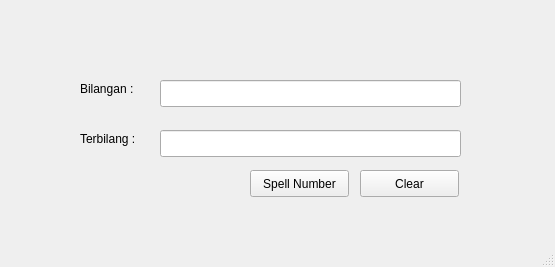
<?xml version="1.0" encoding="UTF-8"?>
<ui version="4.0">
 <class>MainWindow</class>
 <widget class="QMainWindow" name="MainWindow">
  <property name="geometry">
   <rect>
    <x>0</x>
    <y>0</y>
    <width>555</width>
    <height>267</height>
   </rect>
  </property>
  <property name="windowTitle">
   <string>Number to Words</string>
  </property>
  <widget class="QWidget" name="centralwidget">
   <widget class="QLabel" name="label">
    <property name="geometry">
     <rect>
      <x>80</x>
      <y>80</y>
      <width>67</width>
      <height>17</height>
     </rect>
    </property>
    <property name="text">
     <string>Bilangan : </string>
    </property>
   </widget>
   <widget class="QLabel" name="label_2">
    <property name="geometry">
     <rect>
      <x>80</x>
      <y>130</y>
      <width>91</width>
      <height>17</height>
     </rect>
    </property>
    <property name="text">
     <string>Terbilang : </string>
    </property>
   </widget>
   <widget class="QLineEdit" name="lineEdit">
    <property name="geometry">
     <rect>
      <x>160</x>
      <y>80</y>
      <width>301</width>
      <height>27</height>
     </rect>
    </property>
   </widget>
   <widget class="QLineEdit" name="lineEdit_2">
    <property name="geometry">
     <rect>
      <x>160</x>
      <y>130</y>
      <width>301</width>
      <height>27</height>
     </rect>
    </property>
   </widget>
   <widget class="QPushButton" name="pushButton">
    <property name="geometry">
     <rect>
      <x>250</x>
      <y>170</y>
      <width>99</width>
      <height>27</height>
     </rect>
    </property>
    <property name="text">
     <string>Spell Number</string>
    </property>
   </widget>
   <widget class="QPushButton" name="pushButton_2">
    <property name="geometry">
     <rect>
      <x>360</x>
      <y>170</y>
      <width>99</width>
      <height>27</height>
     </rect>
    </property>
    <property name="text">
     <string>Clear</string>
    </property>
   </widget>
  </widget>
  <widget class="QStatusBar" name="statusbar"/>
 </widget>
 <resources/>
 <connections>
  <connection>
   <sender>pushButton_2</sender>
   <signal>clicked()</signal>
   <receiver>lineEdit_2</receiver>
   <slot>clear()</slot>
   <hints>
    <hint type="sourcelabel">
     <x>425</x>
     <y>184</y>
    </hint>
    <hint type="destinationlabel">
     <x>369</x>
     <y>150</y>
    </hint>
   </hints>
  </connection>
  <connection>
   <sender>pushButton_2</sender>
   <signal>clicked()</signal>
   <receiver>lineEdit</receiver>
   <slot>clear()</slot>
   <hints>
    <hint type="sourcelabel">
     <x>422</x>
     <y>183</y>
    </hint>
    <hint type="destinationlabel">
     <x>422</x>
     <y>89</y>
    </hint>
   </hints>
  </connection>
 </connections>
</ui>
